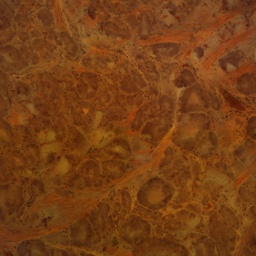
#> input picture Prostate.jpg, 256 x 256 px, shrunk from 2048 x 2048 before the run, found by its file name
$ jupyter execute wienerIII.ipynb
#> lines starting #> are read from the running program, lines starting #| are printed output that depends on the picture; long printed decimals are rounded
# Kernel Generation for image similarity using Wiener Deconvolution

## Imports

[cell 1]
import numpy as np
import cv2
from scipy import signal
from scipy import fftpack
from matplotlib import pyplot as plt
from skimage.metrics import structural_similarity as ssim

plt.rcParams["figure.figsize"] = (20, 20)

## Helper Functions

### `wiener_deconvolution`
Performs wiener deconvolution on a target and input image and outputs a kernal.

[cell 2]
def wiener_deconvolution(input_image: np.ndarray, target_image: np.ndarray, noise_level: float = 0.1, kernel_size: int = 15) -> np.ndarray:
    """
    Perform Wiener deconvolution to compute the deblurring kernel.

    Parameters:
    - input_image: np.ndarray - The input (blurry) image.
    - target_image: np.ndarray - The target (sharp) image.
    - noise_level: float - The noise level for regularization (default is 0.1).

    Returns:
    - np.ndarray - The computed deblurring kernel.
    """
   # Compute FFT of input and target images
    input_fft = fftpack.fft2(input_image)
    target_fft = fftpack.fft2(target_image)

    # Estimate the filter in frequency domain
    filter_fft = np.conj(input_fft) * target_fft / (np.abs(input_fft)**2 + noise_level**2)

    # Convert filter back to spatial domain
    kernel = np.real(fftpack.ifft2(filter_fft))

    # Normalize and truncate the kernel
    kernel = kernel / np.sum(kernel)
    kernel = fftpack.fftshift(kernel)
    center = kernel.shape[0] // 2
    kernel = kernel[center - kernel_size // 2:center + kernel_size // 2 + 1,
                    center - kernel_size // 2:center + kernel_size // 2 + 1]

    return kernel

### `apply_kernel`
Applies kernel.

[cell 3]
def apply_kernel(image: np.ndarray, kernel: np.ndarray) -> np.ndarray:
    return signal.convolve2d(image, kernel, mode='same', boundary='wrap')

### `apply_sharpening`
Applies sharpening to an image based on a given sharpening factor.

[cell 4]
def apply_sharpening(image: np.ndarray, sharpening_factor: float):
    """
    Apply sharpening to the image.
    :param image: Input image
    :param sharpening_factor: Factor to control the strength of sharpening (0.0 means no sharpening)
    :return: Sharpened image
    """
    # Define sharpening kernel
    kernel = np.array([[0, -1, 0],
                       [-1, 5 + sharpening_factor, -1],
                       [0, -1, 0]])
    # Apply the kernel to the image
    sharpened_image = cv2.filter2D(image, -1, kernel)
    return sharpened_image

### `adjust_brightness`
Adjusts the brightness of an image based on a given brightness factor.

[cell 5]
def adjust_brightness(image: np.ndarray, brightness_factor: float) -> np.ndarray:
    """
    Adjust the brightness of the image.
    :param image: Input image
    :param brightness_factor: Factor by which to increase the brightness (1.0 means no change)
    :return: Brightness adjusted image
    """
    # Convert image to float32 to prevent clipping values during multiplication
    image_float = image.astype(np.float32)
    # Adjust brightness
    brightened_image = image_float * brightness_factor
    # Clip values to the range [0, 255]
    brightened_image = np.clip(brightened_image, 0, 255)
    # Convert back to uint8
    return brightened_image.astype(np.uint8)

[cell 6]
def brighten_dark_spots(image, threshold=50, brighten_factor=1.5):
    """
    Brighten only the dark spots of the image.
    :param image: Input grayscale image
    :param threshold: Intensity threshold to identify dark spots
    :param brighten_factor: Factor by which to brighten the dark spots
    :return: Image with brightened dark spots
    """
    # Ensure image is in float32 to prevent clipping values during multiplication
    image_float = image.astype(np.float32)

    # Create a mask for dark spots
    dark_spots_mask = image_float < threshold

    # Brighten dark spots
    brightened_image = image_float.copy()
    brightened_image[dark_spots_mask] *= brighten_factor

    # Clip values to the range [0, 255]
    brightened_image = np.clip(brightened_image, 0, 255)

    # Convert back to uint8
    return brightened_image.astype(np.uint8)

## Algo

### Load images in grayscale

[cell 7]
def process_image(input_image, target_image, noise_level, kernel_size, sharpening_factor, brightness_factor):
    kernel = wiener_deconvolution(input_image, target_image, noise_level, kernel_size)
    result_image = apply_kernel(input_image, kernel)
    result_image = apply_sharpening(result_image, sharpening_factor)
    result_image = adjust_brightness(result_image, brightness_factor)
    return result_image

def calculate_similarity(img1, img2):
    return ssim(img1, img2)

# Load images
input_image = cv2.imread('Prostate.jpg', cv2.IMREAD_GRAYSCALE)
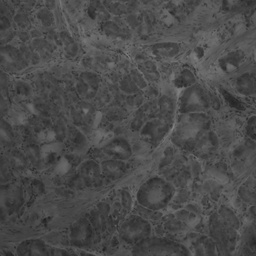
#> input_image: shape (256, 256); min 29, max 131, mean 74.4
target_image = cv2.imread('good.jpg', cv2.IMREAD_GRAYSCALE)
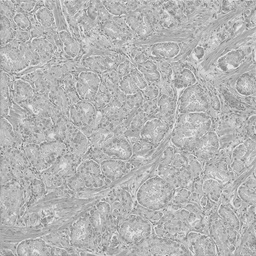
#> input picture good.jpg, 256 x 256 px, shrunk from 2048 x 2048 before the run, found by its file name
#> target_image is the input picture: shape (256, 256); min 100, max 239, mean 180.5

# Ensure images are the same size
min_shape = np.minimum(input_image.shape, target_image.shape)
#> min_shape = [256, 256]
input_image = input_image[:min_shape[0], :min_shape[1]]
target_image = target_image[:min_shape[0], :min_shape[1]]

# Define parameter ranges
noise_levels = [0.05, 0.1, 0.2]
kernel_sizes = [11, 15, 19]
sharpening_factors = [0.3, 0.5, 0.7]
brightness_factors = [1.5, 2.0, 2.5]

best_similarity = -np.inf
best_params = None

# Grid search
for noise_level in noise_levels:
    for kernel_size in kernel_sizes:
        for sharpening_factor in sharpening_factors:
            for brightness_factor in brightness_factors:
                result_image = process_image(input_image, target_image, noise_level, kernel_size, sharpening_factor, brightness_factor)
                similarity = calculate_similarity(result_image, target_image)

                if similarity > best_similarity:
                    best_similarity = similarity
                    best_params = (noise_level, kernel_size, sharpening_factor, brightness_factor)
#> this loop made 3 passes
#> pass 1, in wiener_deconvolution, `kernel = np.real(fftpack.ifft2(filter_fft))`:
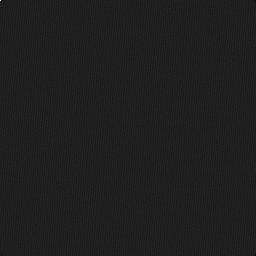
#> kernel: shape (256, 256) float64; min -0.291, max 2.07, mean 3.7e-05; drawn with min black and max white
#> pass 1, in process_image, `result_image = apply_kernel(input_image, kernel)`:
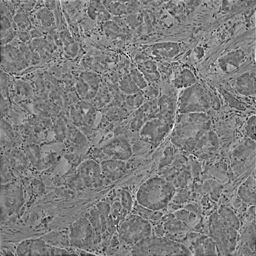
#> result_image: shape (256, 256) float64; min -22.31, max 40.18, mean 8.6; drawn with min black and max white
#> after the loop:
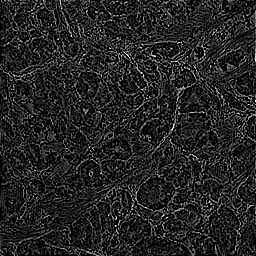
#> result_image: shape (256, 256); min 0, max 255, mean 36
#> after the loop, best_params = (0.05, 11, 0.7, 2.5); best_similarity = 0.223

print("Best parameters:")
print(f"Noise level: {best_params[0]}")
#| Noise level: 0.05
print(f"Kernel size: {best_params[1]}")
#| Kernel size: 11
print(f"Sharpening factor: {best_params[2]}")
#| Sharpening factor: 0.7
print(f"Brightness factor: {best_params[3]}")
#| Brightness factor: 2.5
print(f"Best similarity: {best_similarity}")
#| Best similarity: 0.2232

# Generate and save the best result
best_result = process_image(input_image, target_image, *best_params)
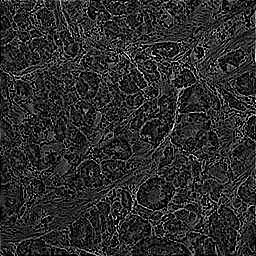
#> best_result: shape (256, 256); min 0, max 255, mean 44.5
cv2.imwrite("best_result.png", best_result)
#> Out = True
